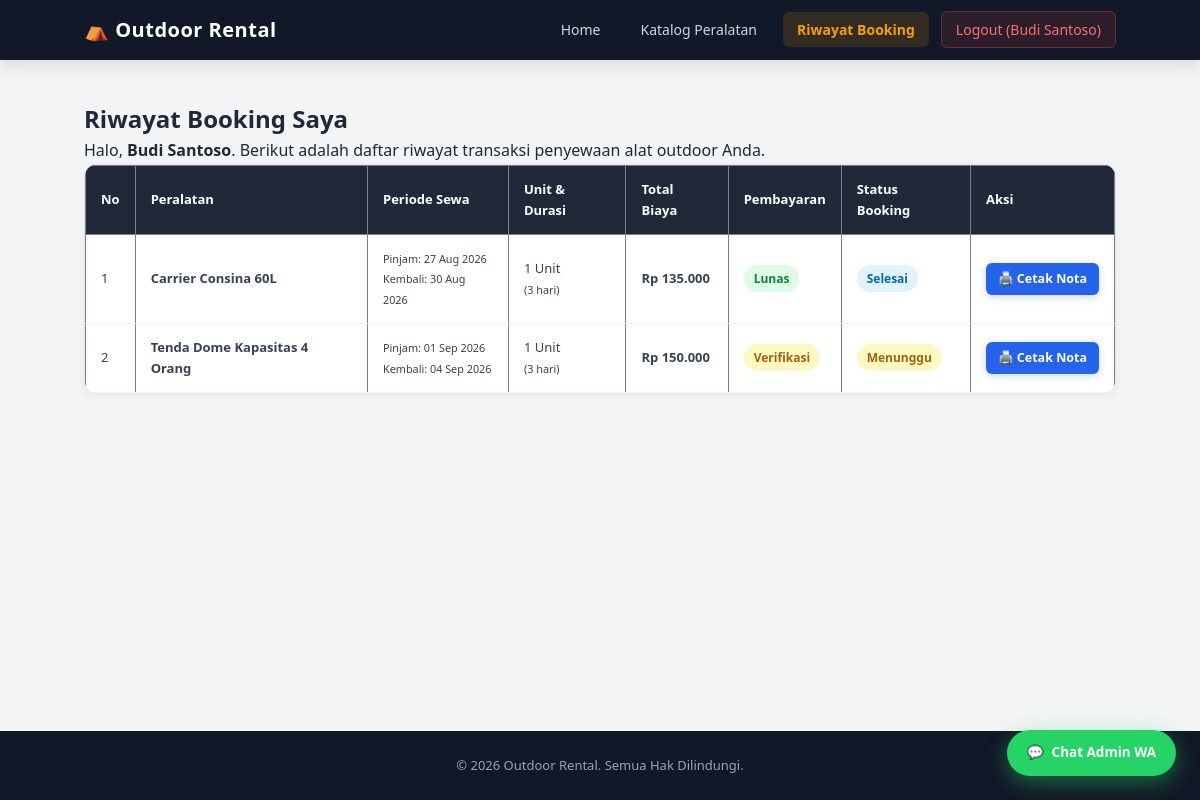
The app's page /pages/riwayat.php (signed in) with its own data.
### tables this page shows
CREATE TABLE `booking` (
    `id` INT AUTO_INCREMENT PRIMARY KEY,
    `id_user` INT NOT NULL,
    `id_peralatan` INT NOT NULL,
    `nama_penyewa` VARCHAR(100) NOT NULL,
    `no_hp` VARCHAR(25) NOT NULL,
    `tanggal_pinjam` DATE NOT NULL,
    `tanggal_kembali` DATE NOT NULL,
    `lama_sewa` INT NOT NULL,
    `jumlah` INT NOT NULL DEFAULT 1,
    `total_harga` INT NOT NULL,
    `bukti_pembayaran` VARCHAR(255) NULL,
    `status_pembayaran` ENUM(
        'Belum Bayar',
        'Menunggu Verifikasi',
        'Lunas'
    ) NOT NULL DEFAULT 'Belum Bayar',
    `denda` INT NOT NULL DEFAULT 0,
    `status` ENUM(
        'Menunggu',
        'Disetujui',
        'Ditolak',
        'Dikembalikan'
    ) NOT NULL DEFAULT 'Menunggu',
    `created_at` TIMESTAMP DEFAULT CURRENT_TIMESTAMP,
    CONSTRAINT `fk_booking_user` FOREIGN KEY (`id_user`) REFERENCES `users` (`id`) ON UPDATE CASCADE ON DELETE CASCADE,
    CONSTRAINT `fk_booking_peralatan` FOREIGN KEY (`id_peralatan`) REFERENCES `peralatan` (`id`) ON UPDATE CASCADE ON DELETE RESTRICT
);

CREATE TABLE `peralatan` (
    `id` INT AUTO_INCREMENT PRIMARY KEY,
    `nama` VARCHAR(100) NOT NULL,
    `kategori` VARCHAR(50) NOT NULL,
    `harga` INT NOT NULL,
    `stok` INT NOT NULL DEFAULT 0,
    `gambar` VARCHAR(255) NULL,
    `created_at` TIMESTAMP DEFAULT CURRENT_TIMESTAMP
);

### config/functions.php (called while the page is built, shortened)
<?php
function rupiah($harga)
{
    return "Rp " . number_format((float)$harga, 0, ',', '.');
}

### pages/riwayat.php (the view, shortened to what this page needs)
<?php
require_once '../config/config.php';
require_once '../config/functions.php';
$idUser = (int) $_SESSION['id_user'];
$stmt = mysqli_prepare(
    $conn,
    "SELECT
        booking.*,
        peralatan.nama AS nama_peralatan,
        peralatan.gambar AS gambar_peralatan
     FROM booking
     JOIN peralatan ON booking.id_peralatan = peralatan.id
     WHERE booking.id_user = ?
     ORDER BY booking.id DESC"
);
mysqli_stmt_bind_param($stmt, "i", $idUser);
mysqli_stmt_execute($stmt);
$query = mysqli_stmt_get_result($stmt);
include '../includes/header.php';
?>
<section class="riwayat-section">
    <h2>Riwayat Booking Saya</h2>
    <p>Halo, <strong><?= htmlspecialchars($_SESSION['nama']); ?></strong>. Berikut adalah daftar riwayat transaksi penyewaan alat outdoor Anda.</p>
    <?php if (mysqli_num_rows($query) == 0) { ?>
        <div class="empty-state">
            <p>Anda belum memiliki riwayat booking peralatan.</p>
            <a href="peralatan.php" class="btn btn-katalog mt-3">Mulai Sewa Sekarang →</a>
        </div>
    <?php } else { ?>
        <div class="table-responsive">
            <table border="1" cellpadding="10" cellspacing="0" class="table-custom">
                <thead>
                    <tr>
                        <th>No</th>
                        <th>Peralatan</th>
                        <th>Periode Sewa</th>
                        <th>Unit & Durasi</th>
                        <th>Total Biaya</th>
                        <th>Pembayaran</th>
                        <th>Status Booking</th>
                        <th>Aksi</th>
                    </tr>
                </thead>
                <tbody>
                    <?php
                    $no = 1;
                    while ($booking = mysqli_fetch_assoc($query)) {
                    ?>
                        <tr>
                            <td><?= $no++; ?></td>
                            <td>
                                <strong><?= htmlspecialchars($booking['nama_peralatan']); ?></strong>
                            </td>
                            <td>
                                <small>Pinjam: <?= date('d M Y', strtotime($booking['tanggal_pinjam'])); ?></small><br>
                                <small>Kembali: <?= date('d M Y', strtotime($booking['tanggal_kembali'])); ?></small>
                            </td>
                            <td>
                                <?= $booking['jumlah']; ?> Unit<br>
                                <small>(<?= $booking['lama_sewa']; ?> hari)</small>
                            </td>
                            <td>
                                <strong><?= rupiah($booking['total_harga']); ?></strong>
                            </td>
                            <td>
                                <?php if ($booking['status_pembayaran'] === 'Lunas') { ?>
                                    <span class="badge badge-success">Lunas</span>
                                <?php } elseif ($booking['status_pembayaran'] === 'Menunggu Verifikasi') { ?>
                                    <span class="badge badge-warning">Verifikasi</span>
                                <?php } else { ?>
                                    <span class="badge badge-danger">Belum Bayar</span>
                                    <button onclick="document.getElementById('upload-modal-<?= $booking['id']; ?>').style.display='block'" class="btn-sm btn-outline mt-1">Upload Bukti</button>
                                <?php } ?>
                            </td>
                            <td>
                                <?php if ($booking['status'] === 'Disetujui') { ?>
                                    <span class="badge badge-success">Disetujui</span>
                                <?php } elseif ($booking['status'] === 'Dikembalikan') { ?>
                                    <span class="badge badge-info">Selesai</span>
                                <?php } elseif ($booking['status'] === 'Ditolak') { ?>
                                    <span class="badge badge-danger">Ditolak</span>
                                <?php } else { ?>
                                    <span class="badge badge-warning">Menunggu</span>
                                <?php } ?>
                            </td>
                            <td>
                                <a href="cetak_nota.php?id=<?= $booking['id']; ?>" target="_blank" class="btn btn-sm btn-print">
                                    🖨️ Cetak Nota
                                </a>
                            </td>
                        </tr>
                    <?php } ?>
                </tbody>
            </table>
        </div>
    <?php } ?>
</section>
<?php
include '../includes/footer.php';
?>

### assets/css/style.css (style rules this page uses)
* { margin: 0; padding: 0; box-sizing: border-box; }
body { font-family: 'Segoe UI', -apple-system, BlinkMacSystemFont, Roboto, Oxygen, Ubuntu, Cantarell, sans-serif; background: #f3f4f6; color: #1f2937; line-height: 1.6; min-height: 100vh; display: flex; flex-direction: column; }
a { text-decoration: none; color: inherit; transition: all 0.2s ease; }
.btn { display: inline-flex; align-items: center; justify-content: center; gap: 6px; padding: 10px 18px; background: #1e293b; color: #ffffff; border-radius: 8px; font-size: 13.5px; font-weight: 600; border: none; text-align: center; cursor: pointer; box-shadow: 0 2px 6px rgba(0, 0, 0, 0.08); transition: all 0.2s cubic-bezier(0.4, 0, 0.2, 1); box-sizing: border-box; }
.btn-print { background: #2563eb; color: #ffffff; font-weight: 600; box-shadow: 0 2px 8px rgba(37, 99, 235, 0.25); }
.btn-sm { padding: 6px 12px; font-size: 12.5px; border-radius: 6px; }
.badge { display: inline-block; padding: 4px 10px; border-radius: 9999px; font-size: 12px; font-weight: 600; }
.badge-success { background: #dcfce7; color: #15803d; }
.badge-warning { background: #fef9c3; color: #a16207; }
.badge-info { background: #e0f2fe; color: #0369a1; }
.riwayat-section { padding: 40px 7%; flex: 1; }
.table-responsive { overflow-x: auto; background: white; border-radius: 12px; box-shadow: 0 2px 10px rgba(0, 0, 0, 0.05); border: 1px solid #e5e7eb; }
.table-custom { width: 100%; border-collapse: collapse; }
.table-custom th { background: #1f2937; color: white; padding: 13px 15px; text-align: left; font-size: 13px; font-weight: 600; }
.table-custom td { padding: 13px 15px; border-bottom: 1px solid #f1f5f9; font-size: 13px; color: #374151; }

### records on screen
booking: id_peralatan.nama "Carrier Consina 60L", tanggal_pinjam "27 Aug 2026", tanggal_kembali "30 Aug 2026", jumlah "1", lama_sewa "3", total_harga "Rp 135.000", status_pembayaran "Lunas", status "Selesai"
booking: id_peralatan.nama "Tenda Dome Kapasitas 4 Orang", tanggal_pinjam "01 Sep 2026", tanggal_kembali "04 Sep 2026", jumlah "1", lama_sewa "3", total_harga "Rp 150.000", shows "Verifikasi", status "Menunggu"

### other values on screen
APP_NAME "Outdoor Rental"
$_SESSION['nama'] "Budi Santoso"
